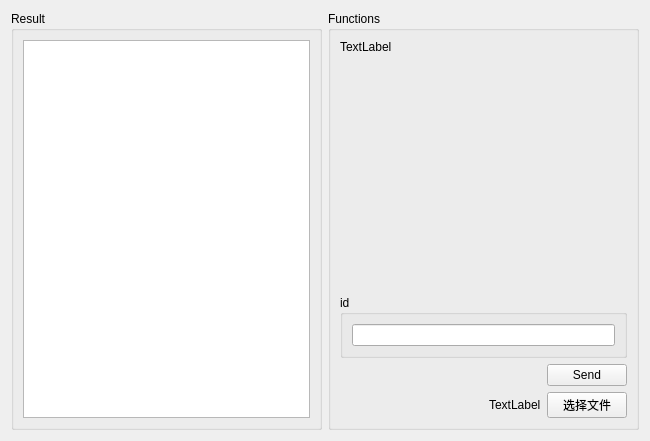
<?xml version="1.0" encoding="UTF-8"?>
<ui version="4.0">
 <class>TabPlaylist_cover_update</class>
 <widget class="QWidget" name="TabPlaylist_cover_update">
  <property name="geometry">
   <rect>
    <x>0</x>
    <y>0</y>
    <width>650</width>
    <height>441</height>
   </rect>
  </property>
  <property name="windowTitle">
   <string>Form</string>
  </property>
  <layout class="QHBoxLayout" name="horizontalLayout_3">
   <item>
    <widget class="QGroupBox" name="groupBox_2">
     <property name="title">
      <string>Result</string>
     </property>
     <layout class="QVBoxLayout" name="verticalLayout_3">
      <item>
       <widget class="QTextEdit" name="textEdit_ret">
        <property name="horizontalScrollBarPolicy">
         <enum>Qt::ScrollBarAsNeeded</enum>
        </property>
        <property name="lineWrapMode">
         <enum>QTextEdit::NoWrap</enum>
        </property>
       </widget>
      </item>
     </layout>
    </widget>
   </item>
   <item>
    <widget class="QGroupBox" name="groupBox">
     <property name="title">
      <string>Functions</string>
     </property>
     <layout class="QVBoxLayout" name="verticalLayout_2">
      <item>
       <widget class="QLabel" name="label">
        <property name="text">
         <string>TextLabel</string>
        </property>
       </widget>
      </item>
      <item>
       <spacer name="verticalSpacer">
        <property name="orientation">
         <enum>Qt::Vertical</enum>
        </property>
        <property name="sizeHint" stdset="0">
         <size>
          <width>20</width>
          <height>268</height>
         </size>
        </property>
       </spacer>
      </item>
      <item>
       <widget class="QGroupBox" name="groupBox_3">
        <property name="title">
         <string>id</string>
        </property>
        <layout class="QVBoxLayout" name="verticalLayout">
         <item>
          <widget class="QLineEdit" name="lineEdit_id"/>
         </item>
        </layout>
       </widget>
      </item>
      <item>
       <layout class="QHBoxLayout" name="horizontalLayout_2">
        <item>
         <spacer name="horizontalSpacer">
          <property name="orientation">
           <enum>Qt::Horizontal</enum>
          </property>
          <property name="sizeHint" stdset="0">
           <size>
            <width>40</width>
            <height>20</height>
           </size>
          </property>
         </spacer>
        </item>
        <item>
         <widget class="QPushButton" name="pushButton_send">
          <property name="text">
           <string>Send</string>
          </property>
         </widget>
        </item>
       </layout>
      </item>
      <item>
       <layout class="QHBoxLayout" name="horizontalLayout">
        <item>
         <spacer name="horizontalSpacer_2">
          <property name="orientation">
           <enum>Qt::Horizontal</enum>
          </property>
          <property name="sizeHint" stdset="0">
           <size>
            <width>40</width>
            <height>20</height>
           </size>
          </property>
         </spacer>
        </item>
        <item>
         <widget class="QLabel" name="label_path">
          <property name="text">
           <string>TextLabel</string>
          </property>
         </widget>
        </item>
        <item>
         <widget class="QPushButton" name="pushButton_select_file">
          <property name="text">
           <string>选择文件</string>
          </property>
         </widget>
        </item>
       </layout>
      </item>
     </layout>
    </widget>
   </item>
  </layout>
 </widget>
 <resources/>
 <connections/>
</ui>
